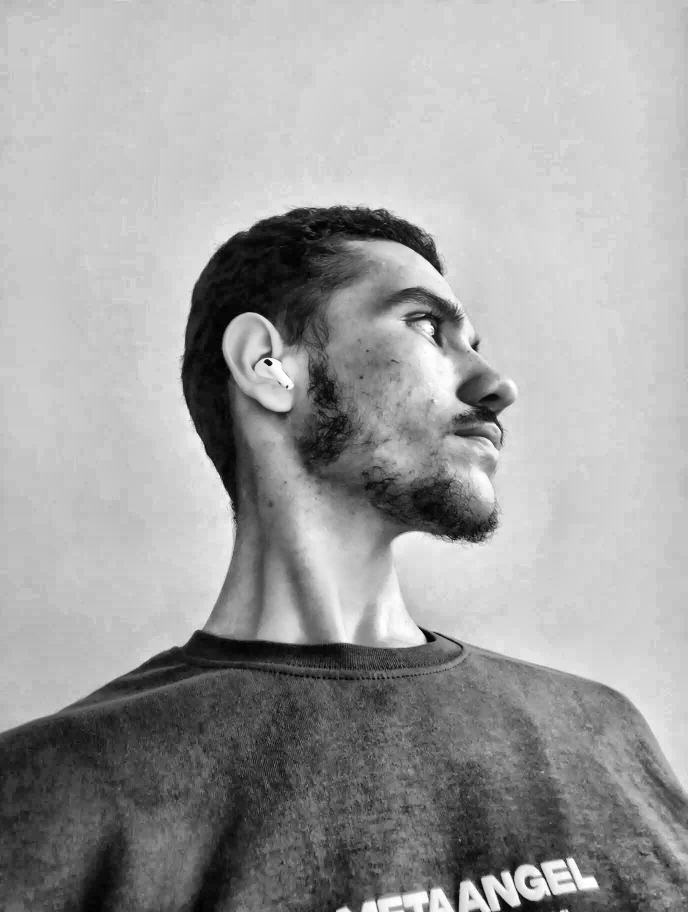
#> input picture source-prepped.png, 1376 x 1824 px, found by its file name (shown at 1/2 size)
$ python make_ascii_svg.py
#> lines starting #> are read from the running program, lines starting #| are printed output that depends on the picture
import sys
import cv2
import numpy as np

RAMP = " .`:-=+*cs#%@"  # Bright to dark

def image_to_ascii(image_path, width=100):
#> called with image_path = 'source-prepped.png', width = 100
    img = cv2.imread(image_path, cv2.IMREAD_GRAYSCALE)
#> img is the input picture: shape (1824, 1376); min 0, max 255, mean 159.5
    if img is None:
        img = np.full((100, 100), 200, dtype=np.uint8)
        cv2.circle(img, (50, 40), 25, 50, -1)
        cv2.circle(img, (50, 90), 40, 50, -1)

    aspect_ratio = img.shape[0] / img.shape[1]
#> aspect_ratio = 1.33
    height = int(width * aspect_ratio * 0.55)
#> height = 72
    resized = cv2.resize(img, (width, height))
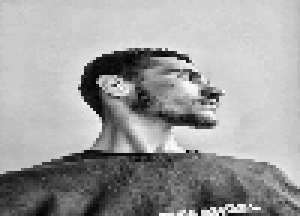
#> resized: shape (72, 100) (shown 3 times larger); min 1, max 255, mean 159.5

    ascii_rows = []
    for y in range(height):
        row = []
        for x in range(width):
            val = resized[y, x]
            idx = int((val / 255.0) * (len(RAMP) - 1))
            row.append(RAMP[idx])
        ascii_rows.append("".join(row))
#> after the loop, ascii_rows = 72 items
    return ascii_rows

def make_svg(ascii_rows, output_path="avi-ascii.svg"):
    row_height = 7.5
    total_height = len(ascii_rows) * row_height + 20
    total_width = len(ascii_rows[0]) * 3.6 + 20

    text_lines = []
    for i, line in enumerate(ascii_rows):
        y = 20 + i * row_height
        delay = i * 0.05
        escaped_line = line.replace("&", "&amp;").replace("<", "&lt;").replace(">", "&gt;").replace(" ", "&#160;")
        text_lines.append(
            f'<text x="10" y="{y:.1f}" class="ascii-row" style="animation-delay: {delay:.2f}s;">{escaped_line}</text>'
        )

    svg = f'''<svg xmlns="http://www.w3.org/2000/svg" width="370" height="370" viewBox="0 0 {total_width:.0f} {total_height:.0f}">
  <style>
    .bg {{ fill: #0d1117; rx: 8px; stroke: #30363d; stroke-width: 1px; }}
    .ascii-row {{
      font-family: 'Courier New', Courier, monospace;
      font-size: 6px;
      fill: #8b949e;
      white-space: pre;
      opacity: 0;
      animation: typeIn 0.05s forwards;
    }}
    @keyframes typeIn {{ to {{ opacity: 1; }} }}
  </style>
  <rect width="100%" height="100%" class="bg"/>
  <g>
    {"".join(text_lines)}
  </g>
</svg>'''

    with open(output_path, "w", encoding="utf-8") as f:
        f.write(svg)
    print(f"Generated {output_path}")

if __name__ == "__main__":
    rows = image_to_ascii("source-prepped.png")
#> rows = 72 items
    make_svg(rows)
#> in make_svg, `total_height = len(ascii_rows) * row_height + 20`: total_height = 560
#> in make_svg, `total_width = len(ascii_rows[0]) * 3.6 + 20`: total_width = 380
#> the loop in make_svg, `for i, line in enumerate(ascii_rows):` made 72 passes
#> (y, delay) on passes 1 to 12: (20, 0), (27.5, 0.05), (35, 0.1), (42.5, 0.15), (50, 0.2), (57.5, 0.25), (65, 0.3), (72.5, 0.35), (80, 0.4), (87.5, 0.45), (95, 0.5), (102.5, 0.55)
#> after the loop in make_svg, `for i, line in enumerate(ascii_rows):`: text_lines = 72 items

$ run again, with photo.jpg saved as source-prepped.png
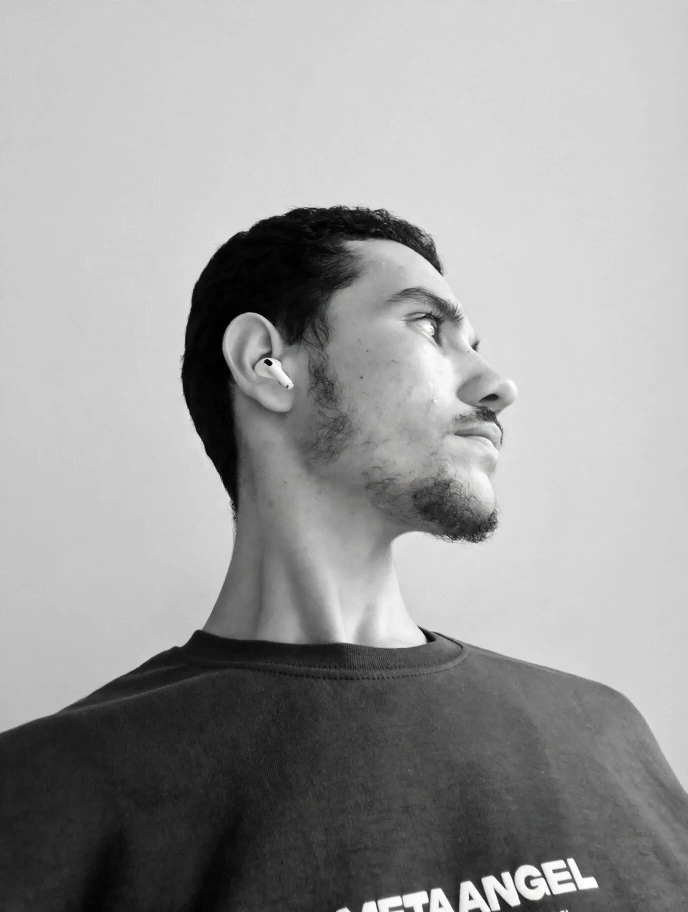
#> input picture photo.jpg, 1376 x 1824 px, found by its file name (shown at 1/2 size)
#> in image_to_ascii, `resized = cv2.resize(img, (width, height))`:
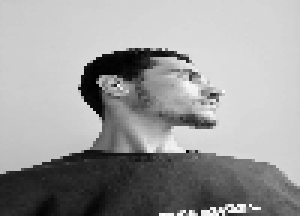
#> resized: shape (72, 100) (shown 3 times larger); min 0, max 255, mean 155.8
#> after the loop in image_to_ascii, `for y in range(height):`: ascii_rows = 72 items
#> total_height = 560
#> total_width = 380
#> the loop in make_svg, `for i, line in enumerate(ascii_rows):` made 72 passes
#> (y, delay) on passes 1 to 8: (20, 0), (27.5, 0.05), (35, 0.1), (42.5, 0.15), (50, 0.2), (57.5, 0.25), (65, 0.3), (72.5, 0.35)
#> after the loop in make_svg, `for i, line in enumerate(ascii_rows):`: text_lines = 72 items
